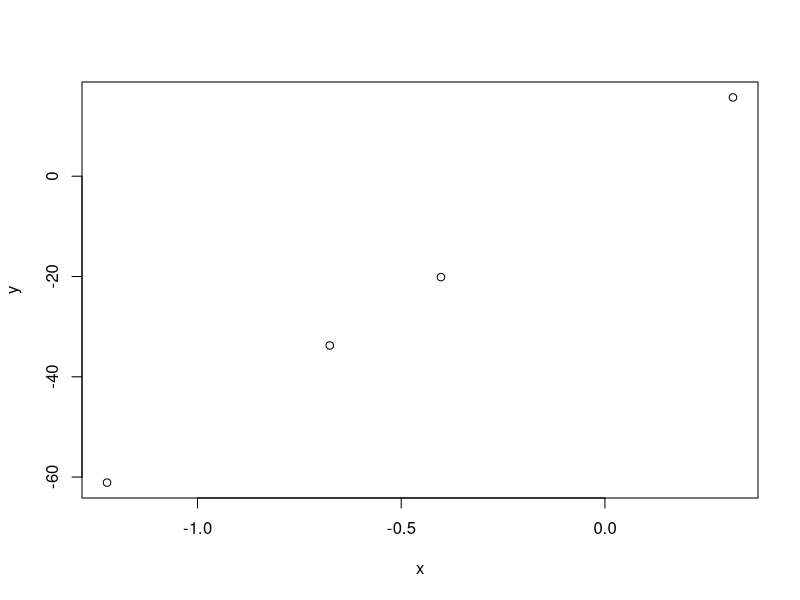
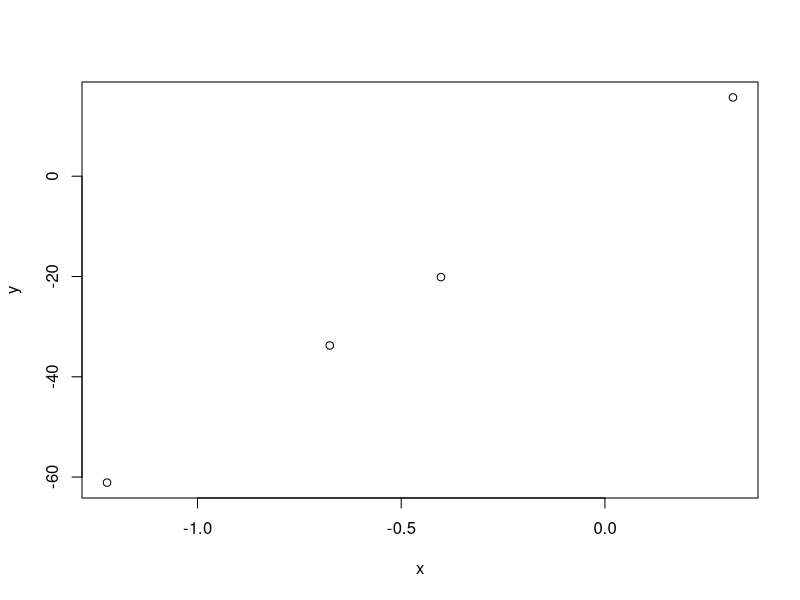
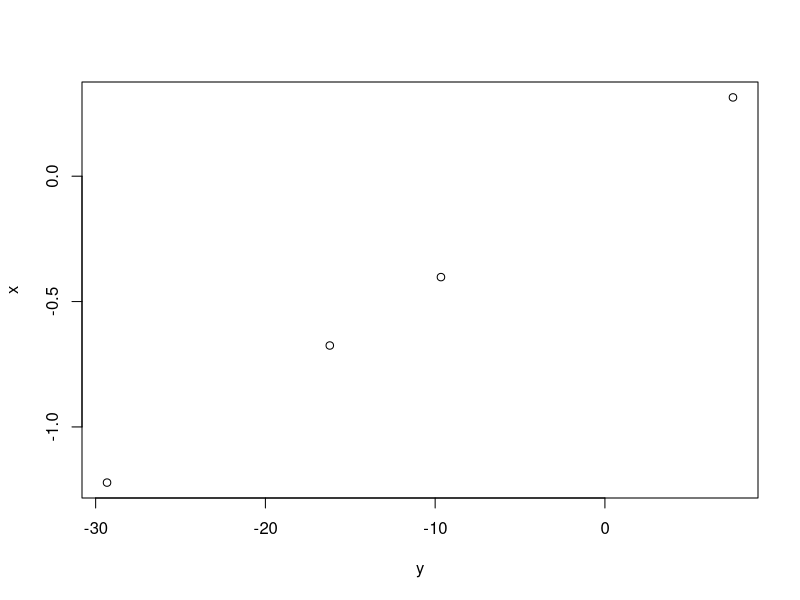

R code for these plots, in order:
x <- rnorm(n = 4,sd = 1,mean = 0)

#Parte Lizeth 
y <- x*50 
plot (x = x, y = y)

# Grafica
plot(x,y)

# Parte nicolas
y <- x*24 
plot (x = y, y = x)

